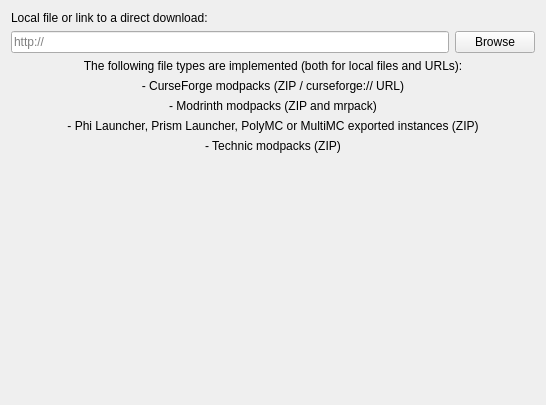
<?xml version="1.0" encoding="UTF-8"?>
<ui version="4.0">
 <class>ImportPage</class>
 <widget class="QWidget" name="ImportPage">
  <property name="geometry">
   <rect>
    <x>0</x>
    <y>0</y>
    <width>546</width>
    <height>405</height>
   </rect>
  </property>
  <layout class="QGridLayout" name="gridLayout">
   <item row="2" column="0">
    <widget class="QLineEdit" name="modpackEdit">
     <property name="placeholderText">
      <string notr="true">http://</string>
     </property>
    </widget>
   </item>
   <item row="2" column="1">
    <widget class="QPushButton" name="modpackBtn">
     <property name="text">
      <string>Browse</string>
     </property>
    </widget>
   </item>
   <item row="3" column="0" rowspan="2" colspan="2">
    <layout class="QVBoxLayout" name="verticalLayout">
     <item>
      <widget class="QLabel" name="label">
       <property name="text">
        <string>The following file types are implemented (both for local files and URLs):</string>
       </property>
       <property name="alignment">
        <set>Qt::AlignCenter</set>
       </property>
      </widget>
     </item>
     <item>
      <widget class="QLabel" name="label_5">
       <property name="text">
        <string>- CurseForge modpacks (ZIP / curseforge:// URL)</string>
       </property>
       <property name="alignment">
        <set>Qt::AlignCenter</set>
       </property>
      </widget>
     </item>
     <item>
      <widget class="QLabel" name="label_3">
       <property name="text">
        <string>- Modrinth modpacks (ZIP and mrpack)</string>
       </property>
       <property name="alignment">
        <set>Qt::AlignCenter</set>
       </property>
      </widget>
     </item>
     <item>
      <widget class="QLabel" name="label_2">
       <property name="text">
        <string>- Phi Launcher, Prism Launcher, PolyMC or MultiMC exported instances (ZIP)</string>
       </property>
       <property name="alignment">
        <set>Qt::AlignCenter</set>
       </property>
      </widget>
     </item>
     <item>
      <widget class="QLabel" name="label_4">
       <property name="text">
        <string>- Technic modpacks (ZIP)</string>
       </property>
       <property name="alignment">
        <set>Qt::AlignCenter</set>
       </property>
      </widget>
     </item>
    </layout>
   </item>
   <item row="5" column="0" colspan="2">
    <spacer name="verticalSpacer">
     <property name="orientation">
      <enum>Qt::Vertical</enum>
     </property>
     <property name="sizeHint" stdset="0">
      <size>
       <width>20</width>
       <height>40</height>
      </size>
     </property>
    </spacer>
   </item>
   <item row="0" column="0" colspan="2">
    <widget class="QLabel" name="modpackLabel">
     <property name="text">
      <string>Local file or link to a direct download:</string>
     </property>
    </widget>
   </item>
  </layout>
 </widget>
 <resources/>
 <connections/>
</ui>
